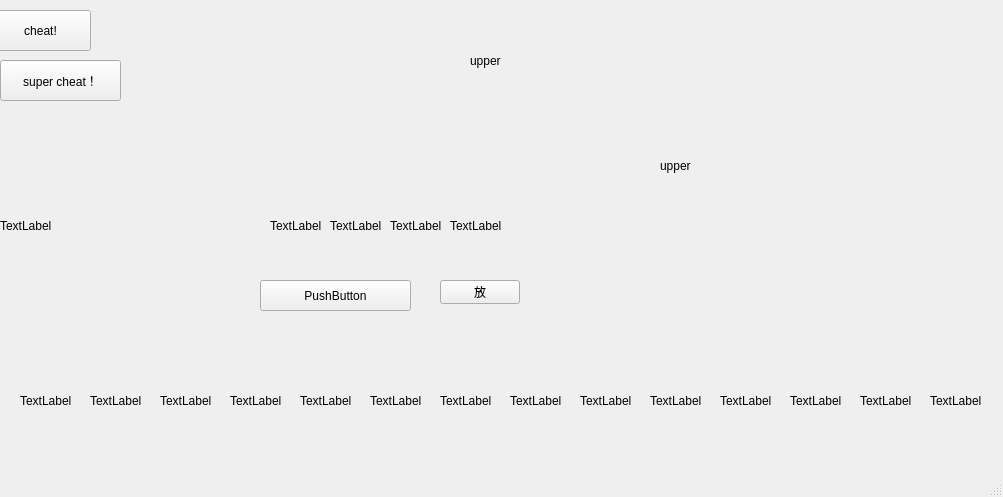
<?xml version="1.0" encoding="UTF-8"?>
<ui version="4.0">
 <class>MainWindow</class>
 <widget class="QMainWindow" name="MainWindow">
  <property name="geometry">
   <rect>
    <x>0</x>
    <y>0</y>
    <width>1003</width>
    <height>497</height>
   </rect>
  </property>
  <property name="windowTitle">
   <string>MainWindow</string>
  </property>
  <widget class="QWidget" name="centralwidget">
   <widget class="QPushButton" name="pushButton1">
    <property name="geometry">
     <rect>
      <x>20</x>
      <y>360</y>
      <width>71</width>
      <height>91</height>
     </rect>
    </property>
    <property name="text">
     <string/>
    </property>
    <property name="flat">
     <bool>true</bool>
    </property>
   </widget>
   <widget class="QLabel" name="label1">
    <property name="geometry">
     <rect>
      <x>20</x>
      <y>340</y>
      <width>71</width>
      <height>121</height>
     </rect>
    </property>
    <property name="text">
     <string>TextLabel</string>
    </property>
    <property name="scaledContents">
     <bool>true</bool>
    </property>
   </widget>
   <widget class="QPushButton" name="pushButton2">
    <property name="geometry">
     <rect>
      <x>90</x>
      <y>360</y>
      <width>71</width>
      <height>91</height>
     </rect>
    </property>
    <property name="text">
     <string/>
    </property>
    <property name="flat">
     <bool>true</bool>
    </property>
   </widget>
   <widget class="QPushButton" name="pushButton3">
    <property name="geometry">
     <rect>
      <x>160</x>
      <y>360</y>
      <width>71</width>
      <height>91</height>
     </rect>
    </property>
    <property name="text">
     <string/>
    </property>
    <property name="flat">
     <bool>true</bool>
    </property>
   </widget>
   <widget class="QLabel" name="label2">
    <property name="geometry">
     <rect>
      <x>90</x>
      <y>340</y>
      <width>71</width>
      <height>121</height>
     </rect>
    </property>
    <property name="text">
     <string>TextLabel</string>
    </property>
    <property name="scaledContents">
     <bool>true</bool>
    </property>
   </widget>
   <widget class="QLabel" name="label3">
    <property name="geometry">
     <rect>
      <x>160</x>
      <y>340</y>
      <width>71</width>
      <height>121</height>
     </rect>
    </property>
    <property name="text">
     <string>TextLabel</string>
    </property>
    <property name="scaledContents">
     <bool>true</bool>
    </property>
   </widget>
   <widget class="QLabel" name="pre">
    <property name="geometry">
     <rect>
      <x>470</x>
      <y>20</y>
      <width>51</width>
      <height>81</height>
     </rect>
    </property>
    <property name="text">
     <string>upper</string>
    </property>
    <property name="scaledContents">
     <bool>true</bool>
    </property>
   </widget>
   <widget class="QLabel" name="next">
    <property name="geometry">
     <rect>
      <x>660</x>
      <y>120</y>
      <width>61</width>
      <height>91</height>
     </rect>
    </property>
    <property name="text">
     <string>upper</string>
    </property>
    <property name="scaledContents">
     <bool>true</bool>
    </property>
   </widget>
   <widget class="QPushButton" name="checkWidget">
    <property name="geometry">
     <rect>
      <x>260</x>
      <y>280</y>
      <width>151</width>
      <height>31</height>
     </rect>
    </property>
    <property name="text">
     <string>PushButton</string>
    </property>
   </widget>
   <widget class="QPushButton" name="pushButton">
    <property name="geometry">
     <rect>
      <x>-10</x>
      <y>10</y>
      <width>101</width>
      <height>41</height>
     </rect>
    </property>
    <property name="text">
     <string>cheat!</string>
    </property>
   </widget>
   <widget class="QLabel" name="label4">
    <property name="geometry">
     <rect>
      <x>230</x>
      <y>340</y>
      <width>71</width>
      <height>121</height>
     </rect>
    </property>
    <property name="text">
     <string>TextLabel</string>
    </property>
    <property name="scaledContents">
     <bool>true</bool>
    </property>
   </widget>
   <widget class="QPushButton" name="pushButton4">
    <property name="geometry">
     <rect>
      <x>230</x>
      <y>360</y>
      <width>71</width>
      <height>91</height>
     </rect>
    </property>
    <property name="text">
     <string/>
    </property>
    <property name="flat">
     <bool>true</bool>
    </property>
   </widget>
   <widget class="QPushButton" name="pushButton5">
    <property name="geometry">
     <rect>
      <x>300</x>
      <y>360</y>
      <width>71</width>
      <height>91</height>
     </rect>
    </property>
    <property name="text">
     <string/>
    </property>
    <property name="flat">
     <bool>true</bool>
    </property>
   </widget>
   <widget class="QLabel" name="label5">
    <property name="geometry">
     <rect>
      <x>300</x>
      <y>340</y>
      <width>71</width>
      <height>121</height>
     </rect>
    </property>
    <property name="text">
     <string>TextLabel</string>
    </property>
    <property name="scaledContents">
     <bool>true</bool>
    </property>
   </widget>
   <widget class="QPushButton" name="pushButton6">
    <property name="geometry">
     <rect>
      <x>370</x>
      <y>360</y>
      <width>71</width>
      <height>91</height>
     </rect>
    </property>
    <property name="text">
     <string/>
    </property>
    <property name="flat">
     <bool>true</bool>
    </property>
   </widget>
   <widget class="QLabel" name="label6">
    <property name="geometry">
     <rect>
      <x>370</x>
      <y>340</y>
      <width>71</width>
      <height>121</height>
     </rect>
    </property>
    <property name="text">
     <string>TextLabel</string>
    </property>
    <property name="scaledContents">
     <bool>true</bool>
    </property>
   </widget>
   <widget class="QLabel" name="label7">
    <property name="geometry">
     <rect>
      <x>440</x>
      <y>340</y>
      <width>71</width>
      <height>121</height>
     </rect>
    </property>
    <property name="text">
     <string>TextLabel</string>
    </property>
    <property name="scaledContents">
     <bool>true</bool>
    </property>
   </widget>
   <widget class="QPushButton" name="pushButton7">
    <property name="geometry">
     <rect>
      <x>440</x>
      <y>360</y>
      <width>71</width>
      <height>91</height>
     </rect>
    </property>
    <property name="text">
     <string/>
    </property>
    <property name="flat">
     <bool>true</bool>
    </property>
   </widget>
   <widget class="QPushButton" name="pushButton10">
    <property name="geometry">
     <rect>
      <x>650</x>
      <y>360</y>
      <width>71</width>
      <height>91</height>
     </rect>
    </property>
    <property name="text">
     <string/>
    </property>
    <property name="flat">
     <bool>true</bool>
    </property>
   </widget>
   <widget class="QPushButton" name="pushButton8">
    <property name="geometry">
     <rect>
      <x>510</x>
      <y>360</y>
      <width>71</width>
      <height>91</height>
     </rect>
    </property>
    <property name="text">
     <string/>
    </property>
    <property name="flat">
     <bool>true</bool>
    </property>
   </widget>
   <widget class="QPushButton" name="pushButton11">
    <property name="geometry">
     <rect>
      <x>720</x>
      <y>360</y>
      <width>71</width>
      <height>91</height>
     </rect>
    </property>
    <property name="text">
     <string/>
    </property>
    <property name="flat">
     <bool>true</bool>
    </property>
   </widget>
   <widget class="QLabel" name="label9">
    <property name="geometry">
     <rect>
      <x>580</x>
      <y>340</y>
      <width>71</width>
      <height>121</height>
     </rect>
    </property>
    <property name="text">
     <string>TextLabel</string>
    </property>
    <property name="scaledContents">
     <bool>true</bool>
    </property>
   </widget>
   <widget class="QLabel" name="label12">
    <property name="geometry">
     <rect>
      <x>790</x>
      <y>340</y>
      <width>71</width>
      <height>121</height>
     </rect>
    </property>
    <property name="text">
     <string>TextLabel</string>
    </property>
    <property name="scaledContents">
     <bool>true</bool>
    </property>
   </widget>
   <widget class="QPushButton" name="pushButton12">
    <property name="geometry">
     <rect>
      <x>790</x>
      <y>360</y>
      <width>71</width>
      <height>91</height>
     </rect>
    </property>
    <property name="text">
     <string/>
    </property>
    <property name="flat">
     <bool>true</bool>
    </property>
   </widget>
   <widget class="QLabel" name="label10">
    <property name="geometry">
     <rect>
      <x>650</x>
      <y>340</y>
      <width>71</width>
      <height>121</height>
     </rect>
    </property>
    <property name="text">
     <string>TextLabel</string>
    </property>
    <property name="scaledContents">
     <bool>true</bool>
    </property>
   </widget>
   <widget class="QLabel" name="label8">
    <property name="geometry">
     <rect>
      <x>510</x>
      <y>340</y>
      <width>71</width>
      <height>121</height>
     </rect>
    </property>
    <property name="text">
     <string>TextLabel</string>
    </property>
    <property name="scaledContents">
     <bool>true</bool>
    </property>
   </widget>
   <widget class="QPushButton" name="pushButton9">
    <property name="geometry">
     <rect>
      <x>580</x>
      <y>360</y>
      <width>71</width>
      <height>91</height>
     </rect>
    </property>
    <property name="text">
     <string/>
    </property>
    <property name="flat">
     <bool>true</bool>
    </property>
   </widget>
   <widget class="QLabel" name="label11">
    <property name="geometry">
     <rect>
      <x>720</x>
      <y>340</y>
      <width>71</width>
      <height>121</height>
     </rect>
    </property>
    <property name="text">
     <string>TextLabel</string>
    </property>
    <property name="scaledContents">
     <bool>true</bool>
    </property>
   </widget>
   <widget class="QPushButton" name="pushButton_2">
    <property name="geometry">
     <rect>
      <x>440</x>
      <y>280</y>
      <width>80</width>
      <height>24</height>
     </rect>
    </property>
    <property name="text">
     <string>放</string>
    </property>
   </widget>
   <widget class="QPushButton" name="pushButton14">
    <property name="geometry">
     <rect>
      <x>930</x>
      <y>360</y>
      <width>71</width>
      <height>91</height>
     </rect>
    </property>
    <property name="text">
     <string/>
    </property>
    <property name="flat">
     <bool>true</bool>
    </property>
   </widget>
   <widget class="QLabel" name="label13">
    <property name="geometry">
     <rect>
      <x>860</x>
      <y>340</y>
      <width>71</width>
      <height>121</height>
     </rect>
    </property>
    <property name="text">
     <string>TextLabel</string>
    </property>
    <property name="scaledContents">
     <bool>true</bool>
    </property>
   </widget>
   <widget class="QPushButton" name="pushButton13">
    <property name="geometry">
     <rect>
      <x>860</x>
      <y>360</y>
      <width>71</width>
      <height>91</height>
     </rect>
    </property>
    <property name="text">
     <string/>
    </property>
    <property name="flat">
     <bool>true</bool>
    </property>
   </widget>
   <widget class="QLabel" name="label14">
    <property name="geometry">
     <rect>
      <x>930</x>
      <y>340</y>
      <width>71</width>
      <height>121</height>
     </rect>
    </property>
    <property name="text">
     <string>TextLabel</string>
    </property>
    <property name="scaledContents">
     <bool>true</bool>
    </property>
   </widget>
   <widget class="QPushButton" name="SuperCheat">
    <property name="geometry">
     <rect>
      <x>0</x>
      <y>60</y>
      <width>121</width>
      <height>41</height>
     </rect>
    </property>
    <property name="text">
     <string>super cheat！</string>
    </property>
   </widget>
   <widget class="QLabel" name="label_1">
    <property name="geometry">
     <rect>
      <x>270</x>
      <y>190</y>
      <width>51</width>
      <height>71</height>
     </rect>
    </property>
    <property name="text">
     <string>TextLabel</string>
    </property>
    <property name="scaledContents">
     <bool>true</bool>
    </property>
   </widget>
   <widget class="QLabel" name="label_2">
    <property name="geometry">
     <rect>
      <x>330</x>
      <y>190</y>
      <width>51</width>
      <height>71</height>
     </rect>
    </property>
    <property name="text">
     <string>TextLabel</string>
    </property>
    <property name="scaledContents">
     <bool>true</bool>
    </property>
   </widget>
   <widget class="QLabel" name="label_3">
    <property name="geometry">
     <rect>
      <x>390</x>
      <y>190</y>
      <width>51</width>
      <height>71</height>
     </rect>
    </property>
    <property name="text">
     <string>TextLabel</string>
    </property>
    <property name="scaledContents">
     <bool>true</bool>
    </property>
   </widget>
   <widget class="QLabel" name="label_4">
    <property name="geometry">
     <rect>
      <x>450</x>
      <y>190</y>
      <width>51</width>
      <height>71</height>
     </rect>
    </property>
    <property name="text">
     <string>TextLabel</string>
    </property>
    <property name="scaledContents">
     <bool>true</bool>
    </property>
   </widget>
   <widget class="QLabel" name="label">
    <property name="geometry">
     <rect>
      <x>0</x>
      <y>0</y>
      <width>991</width>
      <height>451</height>
     </rect>
    </property>
    <property name="autoFillBackground">
     <bool>false</bool>
    </property>
    <property name="text">
     <string>TextLabel</string>
    </property>
    <property name="scaledContents">
     <bool>true</bool>
    </property>
   </widget>
   <zorder>label</zorder>
   <zorder>label14</zorder>
   <zorder>label5</zorder>
   <zorder>label7</zorder>
   <zorder>label12</zorder>
   <zorder>label10</zorder>
   <zorder>label6</zorder>
   <zorder>label11</zorder>
   <zorder>label9</zorder>
   <zorder>label8</zorder>
   <zorder>label3</zorder>
   <zorder>label2</zorder>
   <zorder>label1</zorder>
   <zorder>pushButton1</zorder>
   <zorder>pushButton2</zorder>
   <zorder>pushButton3</zorder>
   <zorder>pre</zorder>
   <zorder>next</zorder>
   <zorder>checkWidget</zorder>
   <zorder>pushButton</zorder>
   <zorder>label4</zorder>
   <zorder>pushButton4</zorder>
   <zorder>pushButton5</zorder>
   <zorder>pushButton6</zorder>
   <zorder>pushButton7</zorder>
   <zorder>pushButton10</zorder>
   <zorder>pushButton8</zorder>
   <zorder>pushButton11</zorder>
   <zorder>pushButton12</zorder>
   <zorder>pushButton9</zorder>
   <zorder>pushButton_2</zorder>
   <zorder>pushButton14</zorder>
   <zorder>label13</zorder>
   <zorder>pushButton13</zorder>
   <zorder>SuperCheat</zorder>
   <zorder>label_1</zorder>
   <zorder>label_2</zorder>
   <zorder>label_3</zorder>
   <zorder>label_4</zorder>
  </widget>
  <widget class="QMenuBar" name="menubar">
   <property name="geometry">
    <rect>
     <x>0</x>
     <y>0</y>
     <width>1003</width>
     <height>21</height>
    </rect>
   </property>
  </widget>
  <widget class="QStatusBar" name="statusbar"/>
 </widget>
 <resources/>
 <connections/>
</ui>
